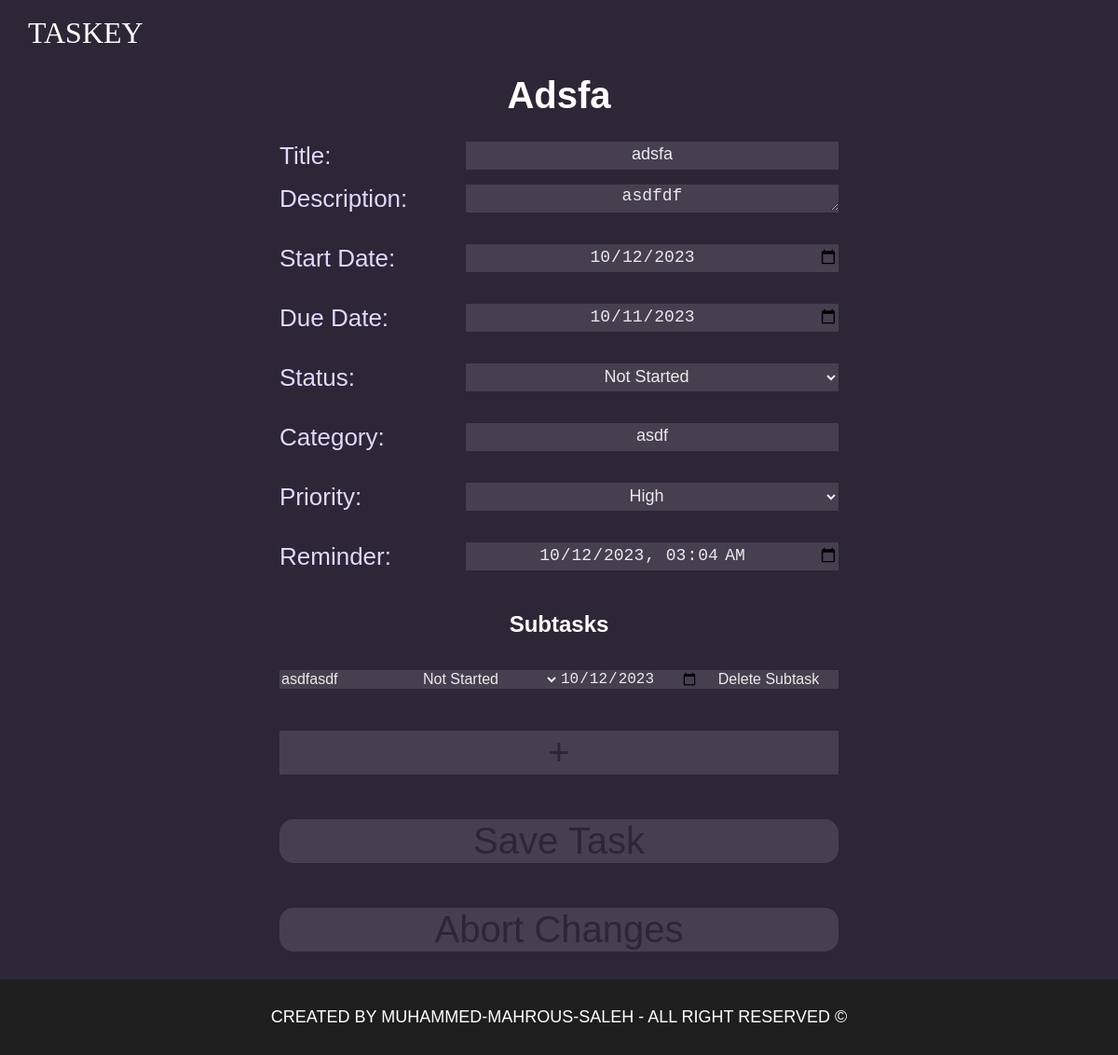
The page /task/5 on the database as committed earlier.
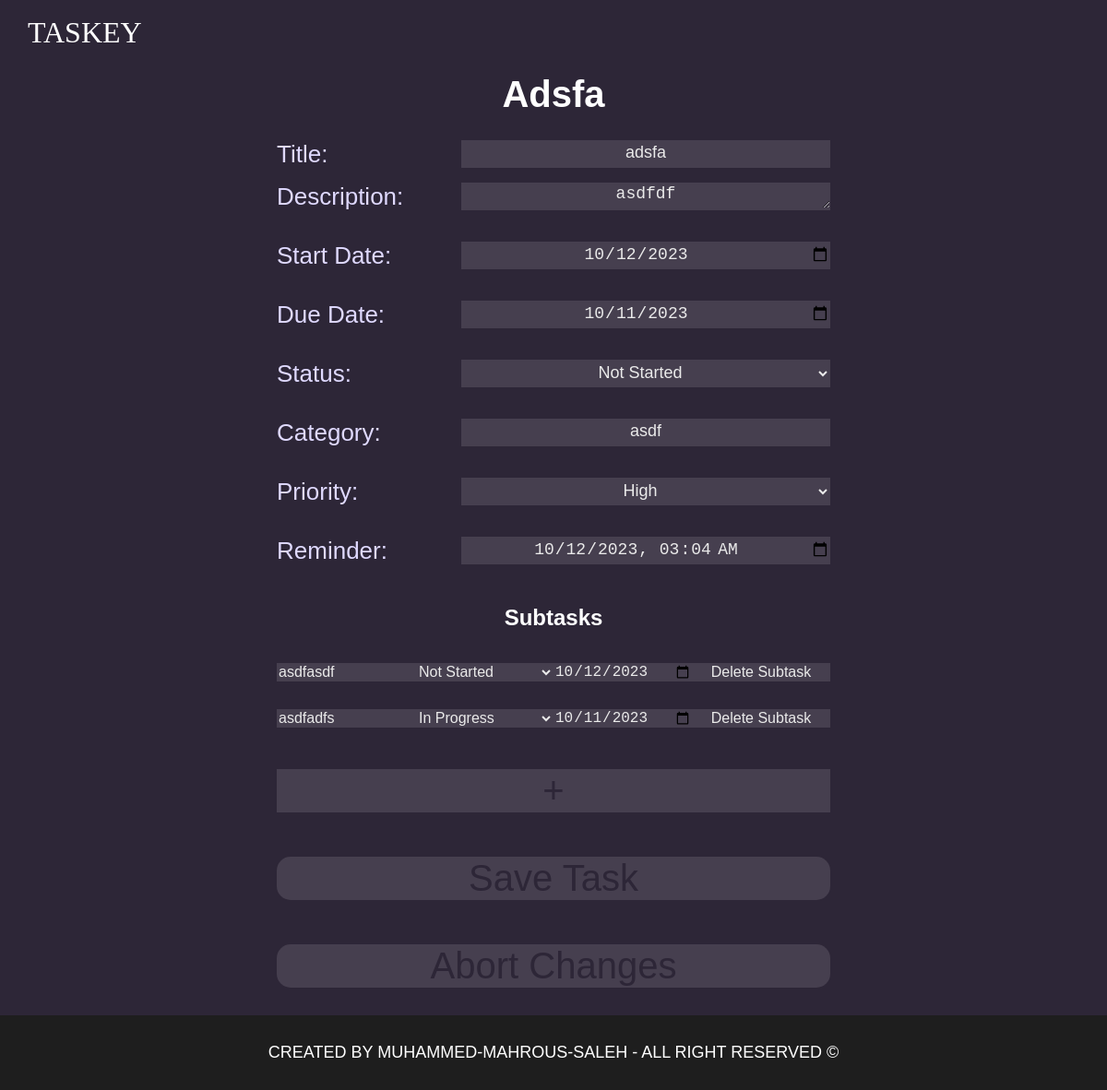
The same page on the database as committed later.
### tables this page shows
CREATE TABLE SubTask (
            ID INTEGER PRIMARY KEY AUTOINCREMENT,
            Title TEXT NOT NULL,
            Status TEXT NOT NULL,
            DueDate TEXT,
            TaskID INTEGER,
            FOREIGN KEY(TaskID) REFERENCES Task(ID)
        );

### app.py (the view)
@app.route('/task/<int:task_id>')
def task_screen(task_id):
    conn = get_db_connection()
    task = conn.execute('SELECT * FROM Task WHERE ID = ?',
                        (task_id,)).fetchone()
    today = date.today()
    subtasks = []
    if task:
        subtasks = conn.execute(
            'SELECT * FROM SubTask WHERE TaskID = ?', (task_id,)).fetchall()
    conn.close()
    return render_template('task.html', task=task, subtasks=subtasks, today=today)

### app.py (called while the page is built)
def get_db_connection():
    conn = sqlite3.connect('tasks.db')
    conn.row_factory = sqlite3.Row
    return conn

### templates/task.html (shortened to what this page needs)
<!DOCTYPE html>
<html lang="en">
<head>
    <link rel="stylesheet" href="../static/css/style.css">
</head>
<body class="task_page">
    <header>
        <nav>
            <div class="logo">
                <a href="\">Taskey</a>
            </div>
        </nav>
    </header>
    <main>
        <h1>{{ task.Title if task else 'New Task' }}</h1>
        <form method="POST" action="{{ url_for('save_task', task_id=task.ID if task else 0) }}">
            <div class="input_container">
                <label for="title">Title:</label>
                <input type="text" name="title" value="{{ task.Title if task else '' }}" required>
            </div>
            <div class="input_container">
                <label for="description">Description:</label>
                <textarea name="description">{{ task.Description if task else '' }}</textarea><br>
            </div>
            <div class="input_container">
                <label for="start_date">Start Date:</label>
                <input id="start_date" type="date" name="start_date" value="{{task.StartDate if task else today}}"><br>
            </div>
            <div class="input_container">
                <label for="due_date">Due Date:</label>
                <input type="date" name="due_date" value="{{ task.DueDate if task else '' }}"><br>
            </div>
            <div class="input_container">
                <label for="status">Status:</label>
                <select name="status">
                    <option value="Not Started" {% if task and task.Status=='Not Started' %}selected{% endif %}>Not
                        Started
                    </option>
                </select><br>
            </div>
            <div class="input_container">
                <label for="category">Category:</label>
                <input type="text" id="category" name="category" value="{{ task.Category if task else '' }}"><br>
            </div>
            <div class="input_container">
                <label for="priority">Priority:</label>
                <select id="priority" name="priority">
                    <option value="1" {{ 'selected' if task and task.Priority==1 }}>High</option>
                </select><br>
            </div>
            <div class="input_container">
                <label for="reminder">Reminder:</label>
                <input type="datetime-local" id="reminder" name="reminder"
                    value="{{ task.Reminder if task else '' }}"><br>
            </div>
            <h2>Subtasks</h2>
            <div id="subtasks">
                {% for subtask in subtasks %}
                <div class="subtask">
                    <input type="text" name="subtask_title_{{ loop.index }}" value="{{ subtask.Title }}" required>
                    <select name="subtask_status_{{ loop.index }}">
                        <option value="Not Started" {% if subtask.Status=='Not Started' %}selected{% endif %}>Not
                            Started
                        </option>
                        <option value="In Progress" {% if subtask.Status=='In Progress' %}selected{% endif %}>In
                            Progress
                        </option>
                    </select>
                    <input type="date" name="subtask_due_date_{{ loop.index }}" value="{{ subtask.DueDate }}">
                    <button type="button" class="delete_subtask" data-subtask-id="{{ subtask.ID }}">Delete
                        Subtask</button><br><br>
                </div>
                {% endfor %}
            </div>
            <button type="button" id="add_subtask">+</button><br>
            <input type="submit" value="Save Task" id="save_task"><br>
            <button type="button" id="abort_changes" data-task-id='{{ task.ID }}'>Abort Changes</button>
        </form>
    </main>
    <footer>
        created by Muhammed-Mahrous-Saleh - all right reserved ©
    </footer>
</body>
</html>

Rows that differ between the two databases and show on the page:
added SubTask: Title "asdfadfs", Status "In Progress", DueDate "10/11/2023"
